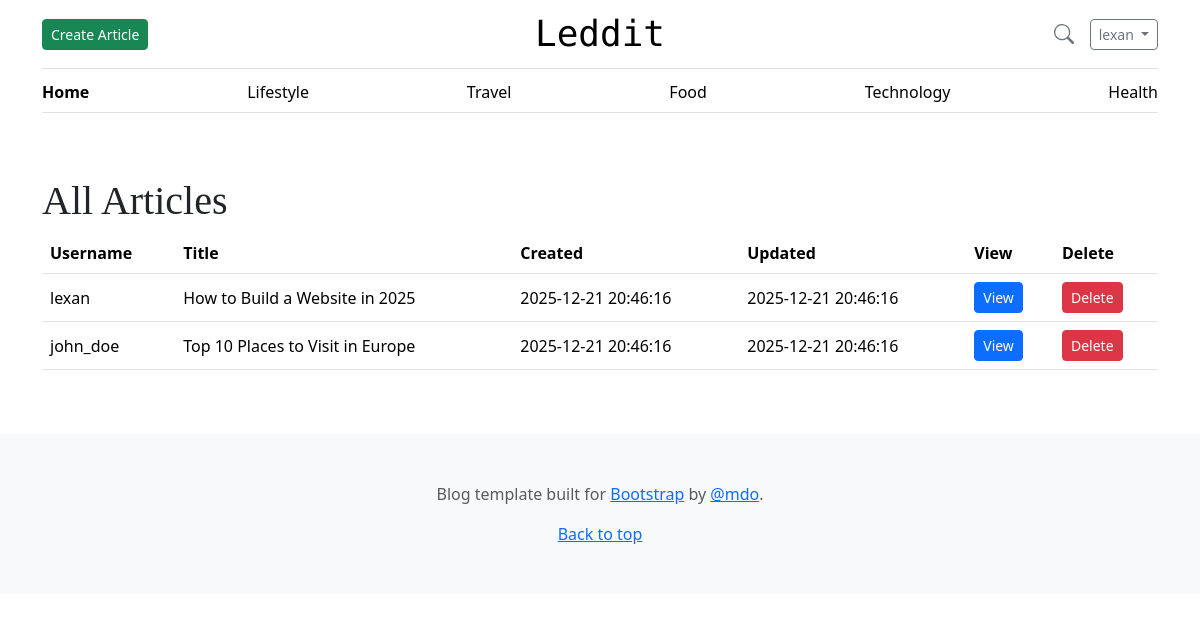
/articles/all_articles.php (signed in), run on the app's committed database.
### tables this page shows
CREATE TABLE articles (
    article_id INT AUTO_INCREMENT PRIMARY KEY,
    FK_user_id INT NOT NULL,
    title VARCHAR(255) NOT NULL,
    summary TEXT,
    content LONGTEXT NOT NULL,
    created_at TIMESTAMP DEFAULT CURRENT_TIMESTAMP,
    updated_at TIMESTAMP DEFAULT CURRENT_TIMESTAMP ON UPDATE CURRENT_TIMESTAMP,
    is_active BOOLEAN DEFAULT TRUE,

    FULLTEXT KEY ft_title_summary (title, summary),
    FULLTEXT KEY ft_content (content),

    FOREIGN KEY (FK_user_id) REFERENCES users(user_id) ON DELETE CASCADE
);

CREATE TABLE users (
    user_id INT AUTO_INCREMENT PRIMARY KEY,  
    username VARCHAR(50) NOT NULL UNIQUE,    
    password_hash VARCHAR(255) NOT NULL,     
    email VARCHAR(100) UNIQUE,               
    is_active BOOLEAN DEFAULT TRUE,          
    created_at TIMESTAMP DEFAULT CURRENT_TIMESTAMP,  
    updated_at TIMESTAMP DEFAULT CURRENT_TIMESTAMP ON UPDATE CURRENT_TIMESTAMP  
);

### www/articles/all_articles.php (the view, shortened to what this page needs)
<?php
require_once("../db_access.php");
$sql = "SELECT users.username, articles.article_id, articles.title, articles.created_at, articles.updated_at
        FROM articles
        JOIN users
            ON articles.FK_user_id = users.user_id
        WHERE articles.is_active = 1;
        ";
$stmt = $pdo->prepare($sql);
$stmt->execute();
$articles = $stmt->fetchAll(PDO::FETCH_ASSOC);
?>
<!DOCTYPE html>
<html lang="en">
<head>
    <?php readfile("../assets/head.html"); ?>
</head>
<body>
<?php require_once("../assets/navbar.php"); ?>
<main class="container py-5">
    <h1>All Articles</h1>
    <?php if (!$articles): ?>
        <p class="text-muted">No articles have been written yet.</p>
    <?php else: ?>
        <table class="table align-middle">
            <thead>
            <tr>
                <th>Username</th>
                <th>Title</th>
                <th>Created</th>
                <th>Updated</th>
                <th>View</th>
                <th>Delete</th>
            </tr>
            </thead>
            <tbody>
            <?php foreach ($articles as $row): ?>
                <tr>
                    <td><?= htmlspecialchars($row["username"]) ?></td>
                    <td><?= htmlspecialchars($row["title"]) ?></td>
                    <td><?= htmlspecialchars($row["created_at"]) ?></td>
                    <td><?= htmlspecialchars($row["updated_at"]) ?></td>
                    <td>
                        <a href="article.php?id=<?= (int)$row['article_id'] ?>" class="btn btn-primary btn-sm" target="_blank">
                            View
                        </a>
                    </td>
                    <td>
                        <form method="post" action="delete_article.php" onsubmit="return confirm('Delete Article?');">
                            <button type="submit" class="btn btn-danger btn-sm">Delete</button>
                        </form>
                    </td>
                </tr>
            <?php endforeach; ?>
            </tbody>
        </table>
    <?php endif; ?>
</main>
<?php readfile("../assets/footer.html"); ?>
</body>
</html>

### www/assets/css/blog.css (style rules this page uses)
h1, h2, h3, h4, h5, h6 { font-family: "Playfair Display", Georgia, "Times New Roman", serif; }

### data on the page
articles: FK_user.username "lexan", title "How to Build a Website in 2025", created_at "2025-12-21 20:46:16", updated_at "2025-12-21 20:46:16"
articles: FK_user.username "john_doe", title "Top 10 Places to Visit in Europe", created_at "2025-12-21 20:46:16", updated_at "2025-12-21 20:46:16"

### other printed values
$_SESSION["user_name_logged_in"] "lexan"
